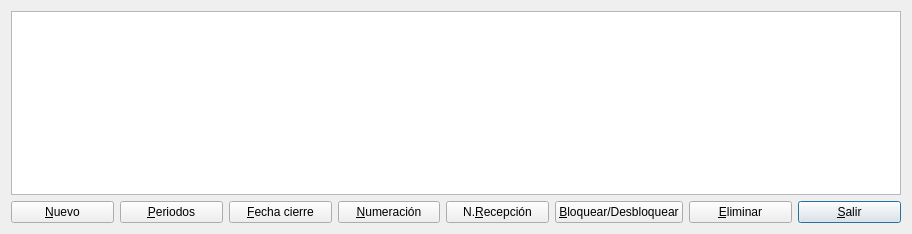
<?xml version="1.0" encoding="UTF-8"?>
<ui version="4.0">
 <author>José Manuel Díez Botella</author>
 <class>ejercicios</class>
 <widget class="QDialog" name="ejercicios">
  <property name="geometry">
   <rect>
    <x>0</x>
    <y>0</y>
    <width>912</width>
    <height>234</height>
   </rect>
  </property>
  <property name="windowTitle">
   <string>Ejercicios</string>
  </property>
  <layout class="QVBoxLayout">
   <item>
    <widget class="QTableView" name="ejerciciostableView"/>
   </item>
   <item>
    <layout class="QHBoxLayout">
     <item>
      <widget class="QPushButton" name="nuevopushButton">
       <property name="text">
        <string>&amp;Nuevo</string>
       </property>
       <property name="icon">
        <iconset resource="keme.qrc">
         <normaloff>:/iconos/graf/File.png</normaloff>:/iconos/graf/File.png</iconset>
       </property>
       <property name="shortcut">
        <string>Alt+N</string>
       </property>
      </widget>
     </item>
     <item>
      <widget class="QPushButton" name="periodospushButton">
       <property name="text">
        <string>&amp;Periodos</string>
       </property>
       <property name="icon">
        <iconset resource="keme.qrc">
         <normaloff>:/iconos/graf/pad.png</normaloff>:/iconos/graf/pad.png</iconset>
       </property>
      </widget>
     </item>
     <item>
      <widget class="QPushButton" name="fcierrepushButton">
       <property name="text">
        <string>&amp;Fecha cierre</string>
       </property>
       <property name="icon">
        <iconset resource="keme.qrc">
         <normaloff>:/iconos/graf/pago.png</normaloff>:/iconos/graf/pago.png</iconset>
       </property>
       <property name="shortcut">
        <string>Alt+E</string>
       </property>
      </widget>
     </item>
     <item>
      <widget class="QPushButton" name="numeracionpushButton">
       <property name="text">
        <string>&amp;Numeración</string>
       </property>
       <property name="icon">
        <iconset resource="keme.qrc">
         <normaloff>:/iconos/graf/view_choose.png</normaloff>:/iconos/graf/view_choose.png</iconset>
       </property>
      </widget>
     </item>
     <item>
      <widget class="QPushButton" name="recepcionpushButton">
       <property name="text">
        <string>N.&amp;Recepción</string>
       </property>
       <property name="icon">
        <iconset resource="keme.qrc">
         <normaloff>:/iconos/graf/facturas_recibidas.png</normaloff>:/iconos/graf/facturas_recibidas.png</iconset>
       </property>
      </widget>
     </item>
     <item>
      <widget class="QPushButton" name="bloquea_pushButton">
       <property name="text">
        <string>&amp;Bloquear/Desbloquear</string>
       </property>
       <property name="icon">
        <iconset resource="keme.qrc">
         <normaloff>:/iconos/graf/system-shutdown.png</normaloff>:/iconos/graf/system-shutdown.png</iconset>
       </property>
      </widget>
     </item>
     <item>
      <widget class="QPushButton" name="eliminarpushButton">
       <property name="text">
        <string>&amp;Eliminar</string>
       </property>
       <property name="icon">
        <iconset resource="keme.qrc">
         <normaloff>:/iconos/graf/borrar.png</normaloff>:/iconos/graf/borrar.png</iconset>
       </property>
       <property name="shortcut">
        <string>Alt+L</string>
       </property>
      </widget>
     </item>
     <item>
      <widget class="QPushButton" name="salirpushButto">
       <property name="text">
        <string>&amp;Salir</string>
       </property>
       <property name="icon">
        <iconset resource="keme.qrc">
         <normaloff>:/iconos/graf/application-exit.png</normaloff>:/iconos/graf/application-exit.png</iconset>
       </property>
       <property name="shortcut">
        <string>Alt+S</string>
       </property>
       <property name="default">
        <bool>true</bool>
       </property>
      </widget>
     </item>
    </layout>
   </item>
  </layout>
 </widget>
 <layoutdefault spacing="6" margin="11"/>
 <pixmapfunction>qPixmapFromMimeSource</pixmapfunction>
 <tabstops>
  <tabstop>ejerciciostableView</tabstop>
  <tabstop>nuevopushButton</tabstop>
  <tabstop>periodospushButton</tabstop>
  <tabstop>fcierrepushButton</tabstop>
  <tabstop>numeracionpushButton</tabstop>
  <tabstop>eliminarpushButton</tabstop>
  <tabstop>salirpushButto</tabstop>
 </tabstops>
 <resources>
  <include location="keme.qrc"/>
 </resources>
 <connections>
  <connection>
   <sender>salirpushButto</sender>
   <signal>clicked()</signal>
   <receiver>ejercicios</receiver>
   <slot>reject()</slot>
   <hints>
    <hint type="sourcelabel">
     <x>20</x>
     <y>20</y>
    </hint>
    <hint type="destinationlabel">
     <x>20</x>
     <y>20</y>
    </hint>
   </hints>
  </connection>
 </connections>
</ui>
